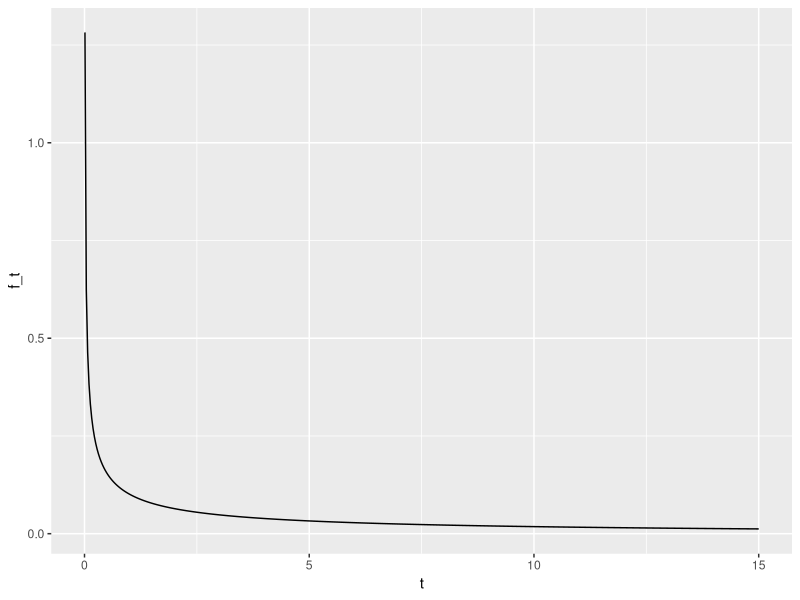
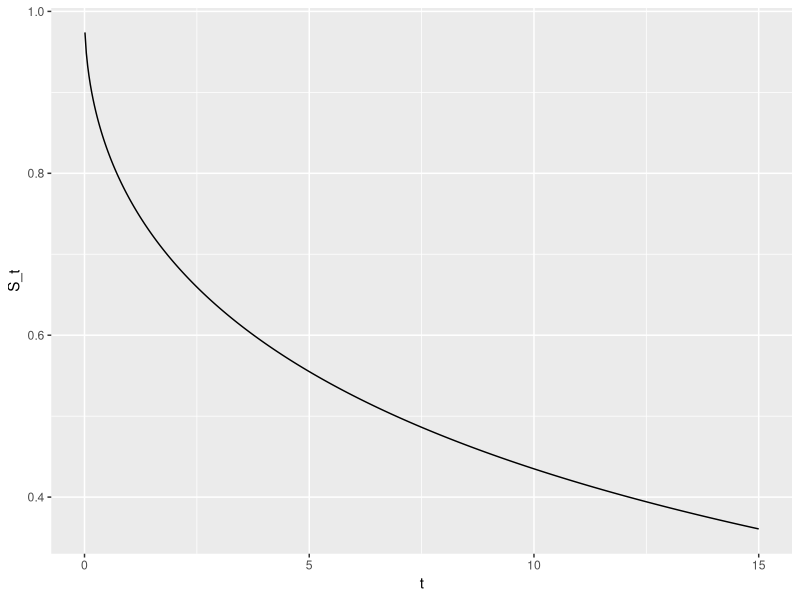
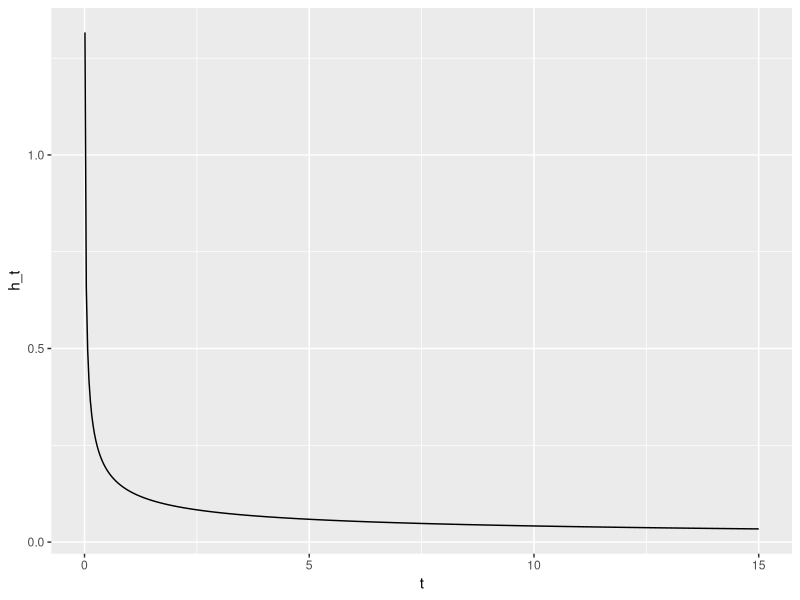
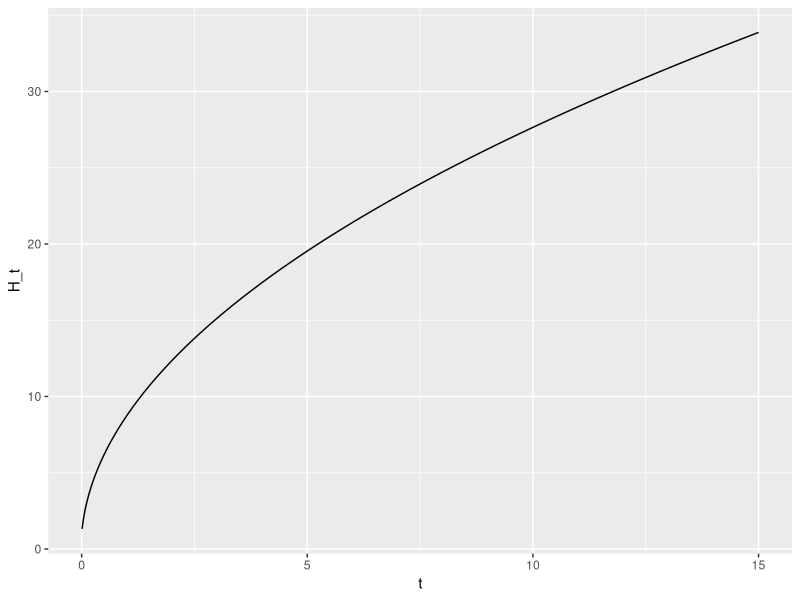
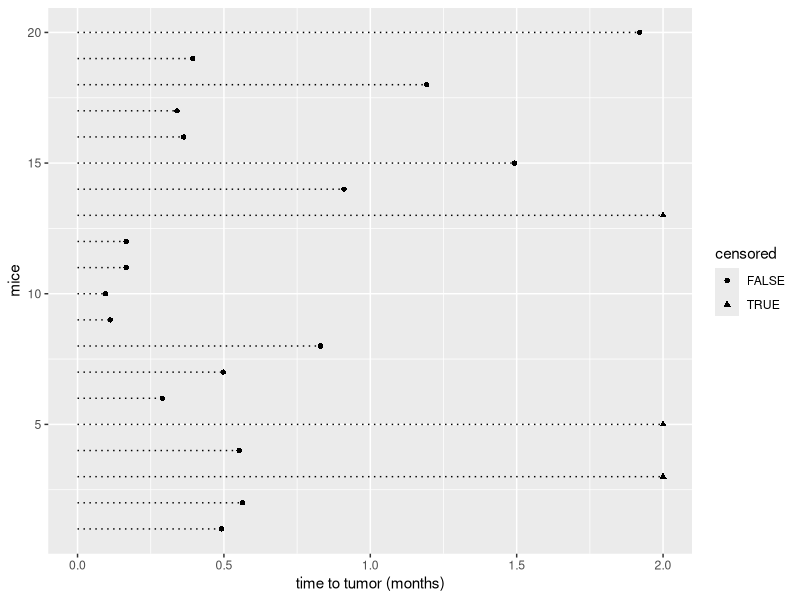
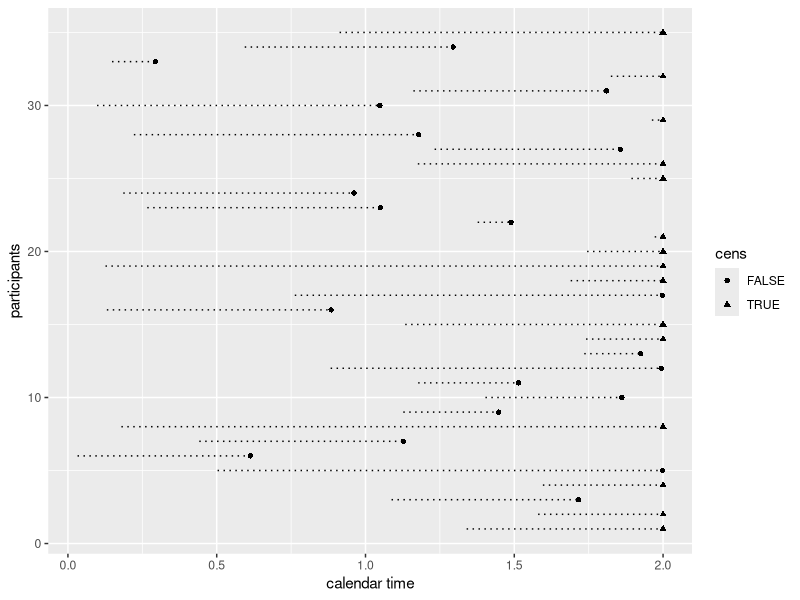
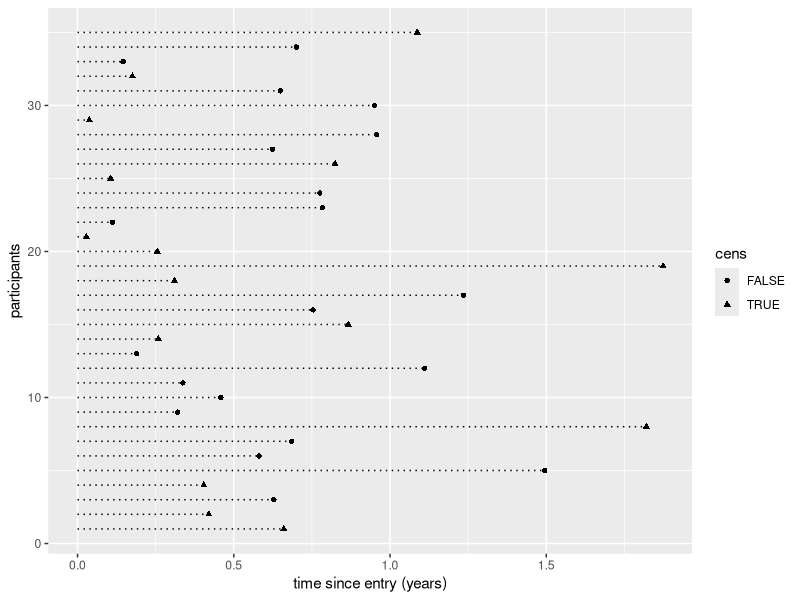
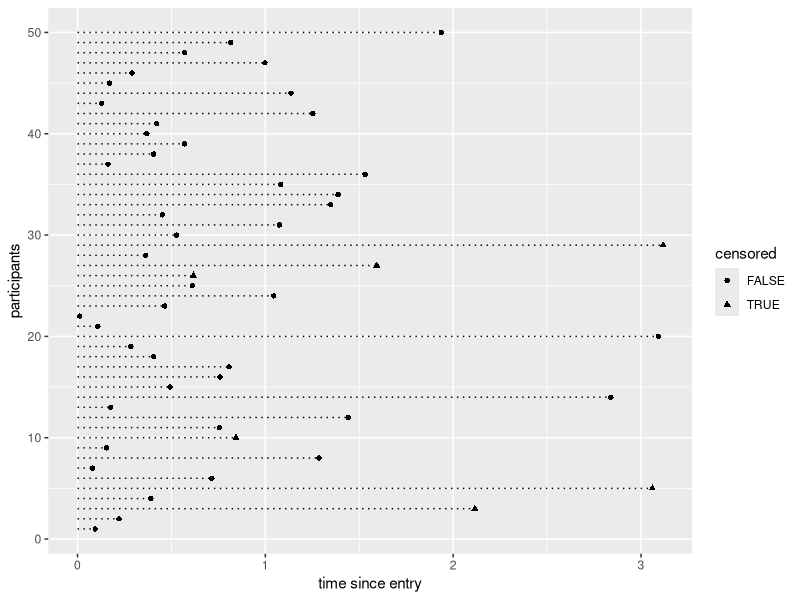

Write the R code that produced these figures, in order.
## ---- chunk 1
knitr::opts_chunk$set(echo = TRUE)
knitr::opts_knit$set(root.dir=file.path("/home/nathan/Dropbox/njames/school/PhD/courses/2018_19/ta_surv_anlys2/labs/lab2"))

library(tidyverse)
## ---- chunk 2
# Note: Weibull has different parameterization in K&M text and R
# K&M param Weibull(alpha, lambda)
# R param Weibull(shape, scale)
# shape = alpha
# scale = (1/lambda)^(1/alpha)

# set parameters
t <- seq(0.01,15, length=500)
alpha <- 0.5
lambda <- 0.26328

# density f(t)
f_t <- dweibull(t, shape=alpha, scale=(1/lambda)^(1/alpha))
qplot(x=t, y=f_t, geom='line')

# Survival function S(t)
S_t <- pweibull(t, shape=alpha, scale=(1/lambda)^(1/alpha), lower.tail=FALSE)
qplot(x=t, y=S_t, geom='line')

# hazard function h(t)
h_t <- f_t/S_t
qplot(x=t, y=h_t, geom='line')

# Cumulative hazard H(t)
H_t = cumsum(h_t)
qplot(x=t, y=H_t, geom='line')
## ---- chunk 3
set.seed(234)

#simulate 20 event times from exp(1) and censor times > 2 months
( mice20<-list(t0=rexp(20,1)) %>% 
    as.tibble() %>% 
    mutate(censored=t0>2, t=if_else(censored,2,t0)) )

#plot data
ggplot(mice20, aes(x=t, y=1:20, shape=censored) ) +
  geom_segment(aes(x=0, y=1:20, xend=t, yend=1:20), linetype=3) +
  geom_point() +
  xlab("time to tumor (months)") + ylab("mice")
## ---- chunk 4
#mean and median for observed mice only (exclude censored times)
( summ1 <- filter(mice20, censored==FALSE) %>% summarise_at('t', c(mn1=mean,med1=median)) )

#mean and median ignoring censoring (treat censored time as event time)
( summ2 <- summarise_at(mice20, 't', c(mn2=mean,med2=median)) )
## ---- chunk 5
#get MLE of mean and median
summ3 <- mutate(mice20,event=(censored==FALSE)) %>% 
  summarise_at(c('t','event'),sum) %>% 
  transmute(mnMLE=t/event,medMLE=log(2)*mnMLE)

#compare mean and median estimates
bind_cols(summ1, summ2, summ3)
## ---- chunk 6
set.seed(234)

#simulate 10000 events times from exp(1), censor times > 2 months
( mice10k<-as.tibble( list(t0=rexp(1e4,1)) ) %>% 
    mutate(censored=t0>2, t=if_else(censored,2,t0)) )

#mean and median for observed mice only (exclude censored times)
summ1 <- filter(mice10k,censored==FALSE) %>% summarise_at('t', c(mn1=mean,med1=median))

#mean and median ignoring censoring (treat censored time as event time)
summ2 <- summarise_at(mice10k, 't', c(mn2=mean,med2=median)) 

#get MLE of mean and median
summ3 <- mutate(mice10k,event=(censored==FALSE)) %>% 
  summarise_at(c('t','event'),sum) %>% 
  transmute(mnMLE=t/event,medMLE=log(2)*mnMLE)

#compare mean and median estimates
bind_cols(summ1, summ2, summ3)
## ---- chunk 7
set.seed(3467)

#create entry time, time-to-event (after entry), censored time and indicator, and observed time for 35 participants
chemo<-as.tibble( list(entry=runif(35,min=0,max=2), tte=rexp(35,rate=1)) ) %>%
  mutate(ctime=entry+tte, cens=ctime>2, ctime=if_else(cens,2,ctime), t=ctime-entry)

#plot showing staggered entry
ggplot(chemo, aes(x=ctime, y=1:35, shape=cens) )+
  xlab("calendar time") + ylab("participants")+
  geom_segment(aes(x=entry, y=1:35, xend=ctime, yend=1:35), linetype=3)+
  geom_point()

#plot w/ common time since entry
ggplot(chemo, aes(x=t, y=1:35, shape=cens) )+
  xlab("time since entry (years)") + ylab("participants")+
  geom_segment(aes(x=0, y=1:35, xend=t, yend=1:35), linetype=3)+
  geom_point()

#mean and median for observed (exclude censored times)
summ1 <- filter(chemo,cens==FALSE) %>% summarise_at('t', c(mn1=mean,med1=median))

#mean and median ignoring censoring (treat censored time as event time)
summ2 <- summarise_at(chemo, 't', c(mn2=mean,med2=median)) 

#get MLE of mean and median
summ3 <- mutate(chemo,event=(cens==FALSE)) %>% summarise_at(c('t','event'),sum) %>% transmute(mnMLE=t/event,medMLE=log(2)*mnMLE)

#compare mean and median estimates
bind_cols(summ1, summ2, summ3)
## ---- chunk 8
set.seed(8142)

# create true time to event from exp(1) and time to dropout from gamma(4,0.5)
stroke<-as.tibble( list(t0=rexp(50,rate=1),c=rgamma(50,shape=4,scale=0.5))) %>%
  mutate(censored=c<t0, t=if_else(censored,c,t0))

#plot
ggplot(stroke, aes(x=t, y=1:50, shape=censored) )+
  xlab("time since entry") + ylab("participants")+
  geom_segment(aes(x=0, y=1:50, xend=t, yend=1:50), linetype=3)+
  geom_point()

#mean and median for observed (exclude censored times)
summ1<-filter(stroke,censored==FALSE) %>% summarise_at('t', c(mn1=mean,med1=median))

#mean and median ignoring censoring (treat censored time as event time)
summ2<-summarise_at(stroke, 't', c(mn2=mean,med2=median)) 

#get MLE of mean and median
summ3<-mutate(stroke,event=(censored==FALSE)) %>% summarise_at(c('t','event'),sum) %>% transmute(mnMLE=t/event,medMLE=log(2)*mnMLE)

#compare mean and median estimates
bind_cols(summ1, summ2, summ3)
## ---- chunk 9
set.seed(4588)
dat <- as.tibble( list(t=rexp(250, 0.04)) )

#mean in original sample
mn1<-summarize_all(dat,mean)

#mean in only truncated data
trunc_age <- 20
mn2<-filter(dat, t>trunc_age) %>% summarize_all(mean)

#mean MLE = 1/lambda_hat 
# lambda_hat = n/sum(x_i - y_i)
# x_i is (truncated) event time and y_i is truncation time
mnMLE<-filter(dat, t>trunc_age) %>% mutate(num=1, denom=t-trunc_age) %>% 
  summarize_at(c('num','denom'),sum) %>% 
  transmute(lambda_hat=num/denom, mean=1/lambda_hat)

cbind(mn1,mn2,mnMLE['mean'])
